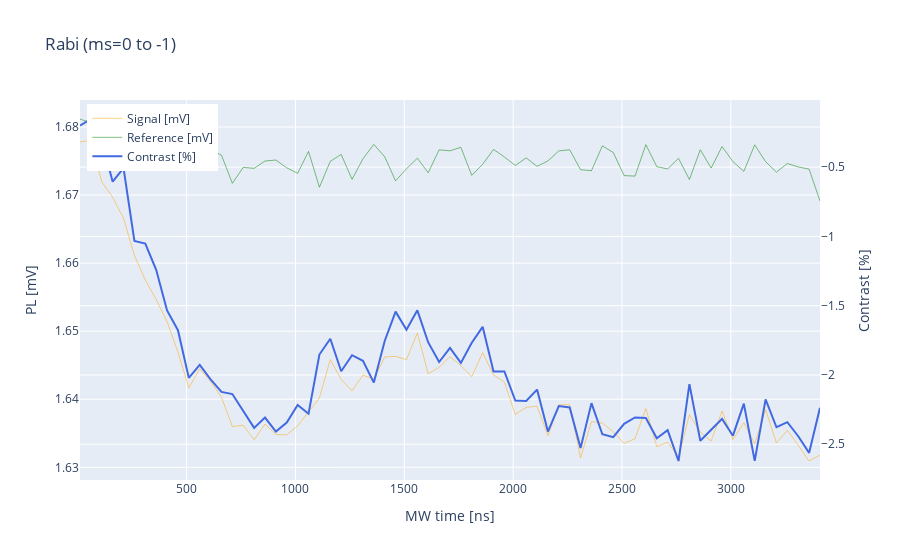

Source (notebook cell):
### Code cell
import plotly.graph_objects as go

# Plot range
idxstart = 1
idxend = len(mw_dur)

# Create plotly figure with two y-axes
fig = go.Figure()

# Signal and Reference on the first y-axis
fig.add_trace(go.Scatter(x=mw_dur[idxstart:idxend], 
                         y=signal_av[idxstart:idxend] * 1E3, 
                         mode='lines', 
                         name='Signal [mV]', 
                         line=dict(color='orange', width=0.5)))

fig.add_trace(go.Scatter(x=mw_dur[idxstart:idxend], 
                         y=background_av[idxstart:idxend] * 1E3, 
                         mode='lines', 
                         name='Reference [mV]', 
                         line=dict(color='green', width=0.5)))

# Contrast on the second y-axis
fig.add_trace(go.Scatter(x=mw_dur[idxstart:idxend], 
                         y=contrast[idxstart:idxend] * 100.0, 
                         mode='lines', 
                         name='Contrast [%]', 
                         yaxis="y2",
                         line=dict(color='royalblue', width=2)))

# Update layout to add a second y-axis
fig.update_layout(
    title="Rabi (ms=0 to -1)",
    xaxis_title="MW time [ns]",
    yaxis_title="PL [mV]",
    yaxis2=dict(title="Contrast [%]", overlaying="y", side="right"),
    legend=dict(x=0.01, y=0.99)
)

# Show plot
fig.show()

### Figure 1 — Plotly figure (JSON) as saved in the notebook; plotly's stock layout.template omitted (floating-point values rounded to 4 significant figures)
{"data": [{"line": {"color": "orange", "width": 0.5}, "mode": "lines", "name": "Signal [mV]", "type": "scatter", "x": [3410, 3360, 3310, 3260, 3210, 3160, 3110, 3060, 3010, 2960, 2910, 2860, 2810, 2760, 2710, 2660, 2610, 2560, 2510, 2460, 2410, 2360, 2310, 2260, 2210, 2160, 2110, 2060, 2010, 1960, 1910, 1860, 1810, 1760, 1710, 1660, 1610, 1560, 1510, 1460, 1410, 1360, 1310, 1260, 1210, 1160, 1110, 1060, 1010, 960, 910, 860, 810, 760, 710, 660, 610, 560, 510, 460, 410, 360, 310, 260, 210, 160, 110, 60, 10], "y": [1.632, 1.631, 1.633, 1.635, 1.634, 1.638, 1.633, 1.637, 1.634, 1.638, 1.634, 1.635, 1.638, 1.631, 1.634, 1.633, 1.639, 1.634, 1.634, 1.635, 1.637, 1.637, 1.631, 1.639, 1.639, 1.635, 1.639, 1.639, 1.638, 1.643, 1.644, 1.647, 1.643, 1.645, 1.646, 1.645, 1.644, 1.65, 1.646, 1.646, 1.646, 1.643, 1.644, 1.641, 1.643, 1.646, 1.64, 1.638, 1.636, 1.635, 1.635, 1.636, 1.634, 1.636, 1.636, 1.64, 1.643, 1.644, 1.642, 1.647, 1.651, 1.655, 1.658, 1.661, 1.667, 1.67, 1.672, 1.678, 1.678]}, {"line": {"color": "green", "width": 0.5}, "mode": "lines", "name": "Reference [mV]", "type": "scatter", "x": [3410, 3360, 3310, 3260, 3210, 3160, 3110, 3060, 3010, 2960, 2910, 2860, 2810, 2760, 2710, 2660, 2610, 2560, 2510, 2460, 2410, 2360, 2310, 2260, 2210, 2160, 2110, 2060, 2010, 1960, 1910, 1860, 1810, 1760, 1710, 1660, 1610, 1560, 1510, 1460, 1410, 1360, 1310, 1260, 1210, 1160, 1110, 1060, 1010, 960, 910, 860, 810, 760, 710, 660, 610, 560, 510, 460, 410, 360, 310, 260, 210, 160, 110, 60, 10], "y": [1.669, 1.674, 1.674, 1.675, 1.673, 1.675, 1.677, 1.673, 1.675, 1.677, 1.674, 1.677, 1.672, 1.675, 1.674, 1.674, 1.677, 1.673, 1.673, 1.676, 1.677, 1.674, 1.674, 1.677, 1.676, 1.675, 1.674, 1.675, 1.674, 1.676, 1.677, 1.675, 1.673, 1.677, 1.676, 1.677, 1.673, 1.675, 1.674, 1.672, 1.676, 1.677, 1.675, 1.672, 1.676, 1.675, 1.671, 1.676, 1.673, 1.674, 1.675, 1.675, 1.674, 1.674, 1.672, 1.676, 1.677, 1.677, 1.676, 1.675, 1.677, 1.675, 1.675, 1.678, 1.675, 1.68, 1.677, 1.681, 1.681]}, {"line": {"color": "royalblue", "width": 2}, "mode": "lines", "name": "Contrast [%]", "type": "scatter", "x": [3410, 3360, 3310, 3260, 3210, 3160, 3110, 3060, 3010, 2960, 2910, 2860, 2810, 2760, 2710, 2660, 2610, 2560, 2510, 2460, 2410, 2360, 2310, 2260, 2210, 2160, 2110, 2060, 2010, 1960, 1910, 1860, 1810, 1760, 1710, 1660, 1610, 1560, 1510, 1460, 1410, 1360, 1310, 1260, 1210, 1160, 1110, 1060, 1010, 960, 910, 860, 810, 760, 710, 660, 610, 560, 510, 460, 410, 360, 310, 260, 210, 160, 110, 60, 10], "y": [-2.236, -2.562, -2.442, -2.341, -2.377, -2.176, -2.62, -2.206, -2.438, -2.317, -2.396, -2.474, -2.066, -2.621, -2.398, -2.457, -2.311, -2.306, -2.352, -2.449, -2.428, -2.203, -2.528, -2.234, -2.225, -2.408, -2.105, -2.187, -2.185, -1.974, -1.975, -1.653, -1.768, -1.913, -1.804, -1.907, -1.765, -1.534, -1.674, -1.543, -1.755, -2.055, -1.898, -1.857, -1.973, -1.739, -1.853, -2.28, -2.217, -2.344, -2.408, -2.307, -2.382, -2.264, -2.137, -2.122, -2.031, -1.927, -2.021, -1.677, -1.534, -1.241, -1.052, -1.032, -0.5067, -0.6054, -0.3062, -0.1529, -0.2005], "yaxis": "y2"}], "layout": {"legend": {"x": 0.01, "y": 0.99}, "title": {"text": "Rabi (ms=0 to -1)"}, "xaxis": {"title": {"text": "MW time [ns]"}}, "yaxis": {"title": {"text": "PL [mV]"}}, "yaxis2": {"overlaying": "y", "side": "right", "title": {"text": "Contrast [%]"}}}}
